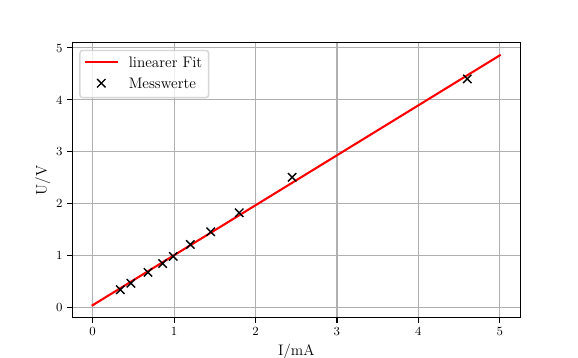

Reproduce this figure in Python.
import numpy as np
import matplotlib.pyplot as plt
from scipy.optimize import curve_fit

I,U = np.genfromtxt('Messwerte1kO.txt', unpack = 'True')

def lin(x,m,b):
    return m*x + b

popt,pcov = curve_fit(lin,I,U)

x = np.linspace(0,5)
plt.plot(x, lin(x,*popt), 'r-', label = r'linearer Fit')
plt.plot(I,U,'kx', label = r'Messwerte')

print('Lastwiderstand(Steigung) in KiloOhm:', popt[0], '+-', np.sqrt(pcov[0,0]))
plt.xlabel('I/mA')
plt.ylabel('U/V')
plt.grid()
plt.legend(loc = 'best')
plt.savefig('1kO.pdf')
